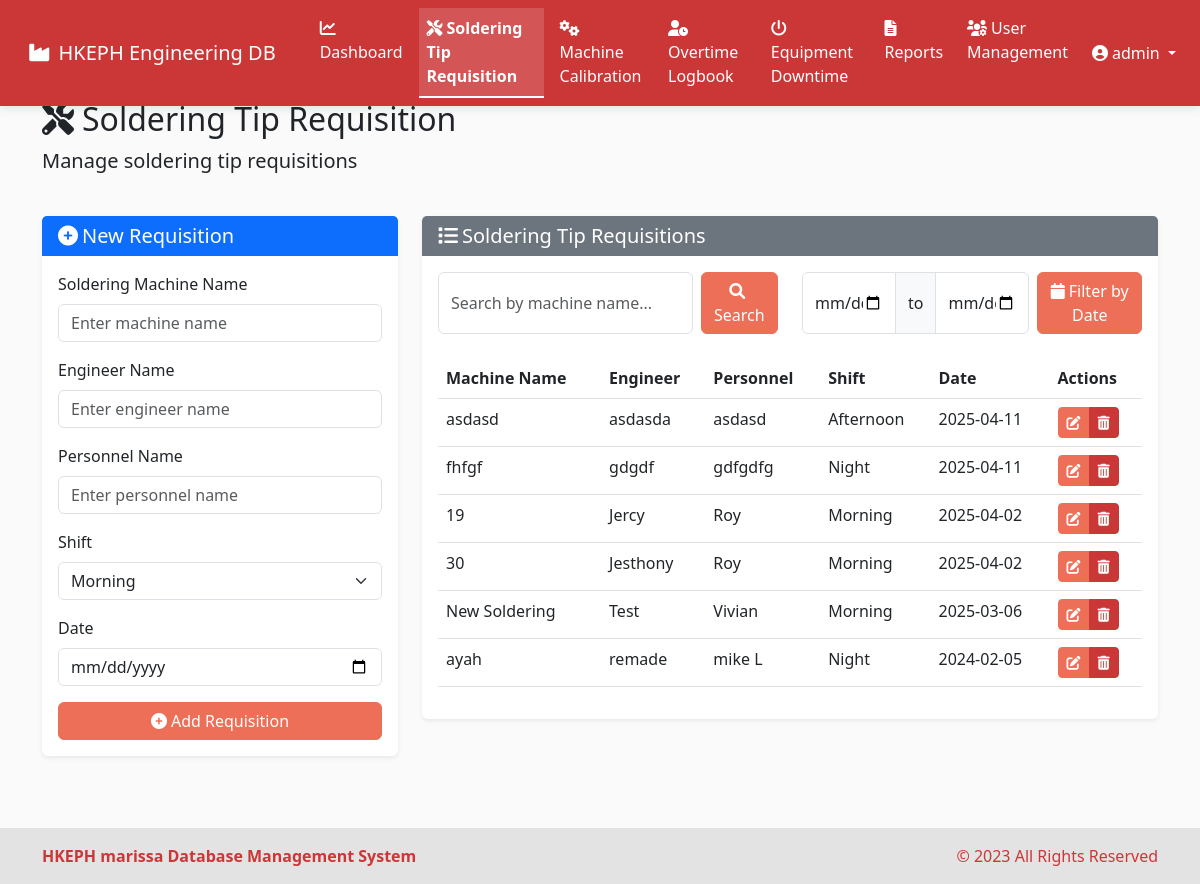
The app's page /soldering-tips (signed in) with its own data.
### models.py (models this page shows, shortened)
class User(UserMixin, db.Model):
    id = db.Column(db.Integer, primary_key=True)
    username = db.Column(db.String(64), unique=True, nullable=False)
    email = db.Column(db.String(120), unique=True, nullable=False)
    password_hash = db.Column(db.String(256), nullable=False)
    is_admin = db.Column(db.Boolean, default=False)
    date_created = db.Column(db.DateTime, default=datetime.utcnow)

class SolderingTip(db.Model):
    id = db.Column(db.Integer, primary_key=True)
    machine_name = db.Column(db.String(100), nullable=False)
    engineer_name = db.Column(db.String(100), nullable=False)
    personnel_name = db.Column(db.String(100), nullable=False)
    shift = db.Column(db.String(20), nullable=False)
    date = db.Column(db.DateTime, nullable=False)
    created_at = db.Column(db.DateTime, default=datetime.utcnow)

### routes.py (the view, shortened to what this page needs)
@app.route('/soldering-tips')
@login_required
def soldering_tips():
    search_query = request.args.get('search', '')
    start_date = request.args.get('start_date')
    end_date = request.args.get('end_date')
    query = SolderingTip.query
    if search_query:
        query = query.filter(
            SolderingTip.machine_name.ilike(f'%{search_query}%')
        )
    tips = query.order_by(SolderingTip.date.desc()).all()
    form = SolderingTipForm()
    return render_template('soldering_tip.html', tips=tips, form=form, search_query=search_query, start_date=start_date, end_date=end_date)

### forms.py
class SolderingTipForm(FlaskForm):
    machine_name = StringField('Machine Name', validators=[DataRequired(), Length(max=100)])
    engineer_name = StringField('Engineer Name', validators=[DataRequired(), Length(max=100)])
    personnel_name = StringField('Personnel Name', validators=[DataRequired(), Length(max=100)])
    shift = SelectField('Shift', choices=[('morning', 'Morning'), ('afternoon', 'Afternoon'), ('night', 'Night')], validators=[DataRequired()])
    date = DateField('Date', validators=[DataRequired()])

### app.py (called while the page is built)
@login_manager.user_loader
def load_user(user_id):
    return User.query.get(int(user_id))

### templates/soldering_tip.html (shortened to what this page needs)
{% extends 'base.html' %}
{% block content %}
<div class="row mb-4">
    <div class="col">
        <h2><i class="fas fa-tools me-2"></i>Soldering Tip Requisition</h2>
        <p class="lead">Manage soldering tip requisitions</p>
    </div>
</div>
<div class="row mb-4">
    <div class="col-md-4">
        <div class="card">
            <div class="card-header bg-primary text-white">
                <h5 class="mb-0">
                    {% if edit_tip %}
                    <i class="fas fa-edit me-1"></i>Edit Requisition
                    {% else %}
                    <i class="fas fa-plus-circle me-1"></i>New Requisition
                    {% endif %}
                </h5>
            </div>
            <div class="card-body">
                {% if edit_tip %}
                <form method="POST" action="{{ url_for('edit_soldering_tip', tip_id=edit_tip.id) }}">
                {% else %}
                <form method="POST" action="{{ url_for('add_soldering_tip') }}">
                {% endif %}
                    <div class="mb-3">
                        <label for="machine_name" class="form-label">Soldering Machine Name</label>
                        {{ form.machine_name(class="form-control", placeholder="Enter machine name") }}
                    </div>
                    <div class="mb-3">
                        <label for="engineer_name" class="form-label">Engineer Name</label>
                        {{ form.engineer_name(class="form-control", placeholder="Enter engineer name") }}
                    </div>
                    <div class="mb-3">
                        <label for="personnel_name" class="form-label">Personnel Name</label>
                        {{ form.personnel_name(class="form-control", placeholder="Enter personnel name") }}
                    </div>
                    <div class="mb-3">
                        <label for="shift" class="form-label">Shift</label>
                        {{ form.shift(class="form-select") }}
                    </div>
                    <div class="mb-3">
                        <label for="date" class="form-label">Date</label>
                        {{ form.date(class="form-control", type="date") }}
                    </div>
                    <div class="d-grid gap-2">
                        {% if edit_tip %}
                        <button type="submit" class="btn btn-primary">
                            <i class="fas fa-save me-1"></i>Update Requisition
                        </button>
                        <a href="{{ url_for('soldering_tips') }}" class="btn btn-secondary">
                            <i class="fas fa-times me-1"></i>Cancel
                        </a>
                        {% else %}
                        <button type="submit" class="btn btn-primary">
                            <i class="fas fa-plus-circle me-1"></i>Add Requisition
                        </button>
                        {% endif %}
                    </div>
                </form>
            </div>
        </div>
    </div>
    <div class="col-md-8">
        <div class="card">
            <div class="card-header bg-secondary text-white">
                <h5 class="mb-0"><i class="fas fa-list me-1"></i>Soldering Tip Requisitions</h5>
            </div>
            <div class="card-body">
                <div class="row mb-4">
                    <div class="col-md-6">
                        <form class="d-flex" method="GET" action="{{ url_for('soldering_tips') }}">
                            <input type="text" class="form-control me-2" name="search" placeholder="Search by machine name..." value="{{ search_query if search_query else '' }}">
                            <button class="btn btn-primary" type="submit">
                                <i class="fas fa-search me-1"></i>Search
                            </button>
                        </form>
                    </div>
                    <div class="col-md-6">
                        <form class="d-flex" method="GET" action="{{ url_for('soldering_tips') }}">
                            <div class="input-group me-2">
                                <input type="date" class="form-control" name="start_date" value="{{ start_date if start_date else '' }}">
                                <span class="input-group-text">to</span>
                                <input type="date" class="form-control" name="end_date" value="{{ end_date if end_date else '' }}">
                            </div>
                            <button class="btn btn-primary" type="submit">
                                <i class="fas fa-calendar me-1"></i>Filter by Date
                            </button>
                        </form>
                    </div>
                </div>
                <div class="table-responsive">
                    <table class="table table-hover">
                        <thead>
                            <tr>
                                <th>Machine Name</th>
                                <th>Engineer</th>
                                <th>Personnel</th>
                                <th>Shift</th>
                                <th>Date</th>
                                <th>Actions</th>
                            </tr>
                        </thead>
                        <tbody>
                            {% for tip in tips %}
                            <tr>
                                <td>{{ tip.machine_name }}</td>
                                <td>{{ tip.engineer_name }}</td>
                                <td>{{ tip.personnel_name }}</td>
                                <td>{{ tip.shift|capitalize }}</td>
                                <td>{{ tip.date.strftime('%Y-%m-%d') }}</td>
                                <td>
                                    <div class="btn-group btn-group-sm" role="group">
                                        <a href="{{ url_for('edit_soldering_tip', tip_id=tip.id) }}" class="btn btn-warning">
                                            <i class="fas fa-edit"></i>
                                        </a>
                                        <button type="button" class="btn btn-danger" data-bs-toggle="modal" data-bs-target="#deleteTipModal-{{ tip.id }}">
                                            <i class="fas fa-trash-alt"></i>
                                        </button>
                                    </div>
                                </td>
                            </tr>
                            {% endfor %}
                        </tbody>
                    </table>
                </div>
            </div>
        </div>
    </div>
</div>
{% endblock %}

### templates/base.html (shortened to what this page needs)
<!DOCTYPE html>
<html lang="en" data-bs-theme="light">
<head>
    <link href="https://cdn.jsdelivr.net/npm/bootstrap@5.3.0/dist/css/bootstrap.min.css" rel="stylesheet">
    <link rel="stylesheet" href="https://cdnjs.cloudflare.com/ajax/libs/font-awesome/6.0.0/css/all.min.css">
    <link rel="stylesheet" type="text/css" href="https://cdn.jsdelivr.net/npm/daterangepicker/daterangepicker.css" />
    <link rel="stylesheet" href="{{ url_for('static', filename='css/style.css') }}">
</head>
<body>
        <nav class="navbar navbar-expand-lg" style="background-color: var(--accent-secondary); color: white;">
            <div class="container-fluid">
                <a class="navbar-brand text-white" href="{{ url_for('dashboard') }}">
                    <i class="fas fa-industry me-2"></i>HKEPH Engineering DB
                </a>
                <div class="collapse navbar-collapse" id="navbarNav">
                    {% if current_user.is_authenticated %}
                    <ul class="navbar-nav">
                        <li class="nav-item">
                            <a class="nav-link text-white {% if request.path == url_for('dashboard') %}active fw-bold{% endif %}" href="{{ url_for('dashboard') }}">
                                <i class="fas fa-chart-line me-1"></i>Dashboard
                            </a>
                        </li>
                        <li class="nav-item">
                            <a class="nav-link text-white {% if request.path == url_for('soldering_tips') %}active fw-bold{% endif %}" href="{{ url_for('soldering_tips') }}">
                                <i class="fas fa-tools me-1"></i>Soldering Tip Requisition
                            </a>
                        </li>
                        <li class="nav-item">
                            <a class="nav-link text-white {% if request.path == url_for('machine_calibrations') %}active fw-bold{% endif %}" href="{{ url_for('machine_calibrations') }}">
                                <i class="fas fa-cogs me-1"></i>Machine Calibration
                            </a>
                        </li>
                        <li class="nav-item">
                            <a class="nav-link text-white {% if request.path == url_for('overtime_logbook') %}active fw-bold{% endif %}" href="{{ url_for('overtime_logbook') }}">
                                <i class="fas fa-user-clock me-1"></i>Overtime Logbook
                            </a>
                        </li>
                        <li class="nav-item">
                            <a class="nav-link text-white {% if request.path == url_for('equipment_downtime') %}active fw-bold{% endif %}" href="{{ url_for('equipment_downtime') }}">
                                <i class="fas fa-power-off me-1"></i>Equipment Downtime
                            </a>
                        </li>
                        <li class="nav-item">
                            <a class="nav-link text-white {% if request.path == url_for('reports') %}active fw-bold{% endif %}" href="{{ url_for('reports') }}">
                                <i class="fas fa-file-alt me-1"></i>Reports
                            </a>
                        </li>
                        {% if current_user.is_admin %}
                        <li class="nav-item">
                            <a class="nav-link text-white {% if request.path == url_for('user_management') %}active fw-bold{% endif %}" href="{{ url_for('user_management') }}">
                                <i class="fas fa-users-cog me-1"></i>User Management
                            </a>
                        </li>
                        {% endif %}
                    </ul>
                    <ul class="navbar-nav ms-auto">
                        <li class="nav-item dropdown">
                            <a class="nav-link dropdown-toggle text-white" href="#" id="navbarDropdown" role="button" data-bs-toggle="dropdown" aria-expanded="false">
                                <i class="fas fa-user-circle me-1"></i>{{ current_user.username }}
                            </a>
                        </li>
                    </ul>
                    {% endif %}
                </div>
            </div>
        </nav>
        <main class="container mt-4 mb-5">
            {% block content %}{% endblock %}
        </main>
        <footer style="background-color: var(--light-secondary); color: var(--accent-secondary); position: fixed; bottom: 0; width: 100%; padding: 1rem 0; z-index: 1020;">
            <div class="container">
                <div class="row align-items-center">
                    <div class="col-md-6 text-center text-md-start">
                        <strong>HKEPH marissa Database Management System</strong>
                    </div>
                    <div class="col-md-6 text-center text-md-end">
                        <p class="mb-0">&copy; 2023 All Rights Reserved</p>
                    </div>
                </div>
            </div>
        </footer>
    </body>
    </html>

### static/css/style.css (style rules this page uses)
:root { --light-bg: #FAFAFA; --light-secondary: #E3E3E3; --accent-primary: #EE6F57; --accent-secondary: #CB3737; }
body { padding-bottom: 20px; }
.card { border: none; box-shadow: 0 0.125rem 0.25rem rgba(0, 0, 0, 0.075); transition: all 0.3s ease; }
.card-header { border-bottom: none; }
.table th { font-weight: 600; border-top: none; }
.btn-primary { background-color: var(--accent-primary); border-color: var(--accent-primary); }
.btn-warning { background-color: var(--accent-primary); border-color: var(--accent-primary); color: white; }
.btn-danger { background-color: var(--accent-secondary); border-color: var(--accent-secondary); }
.btn-group > .btn { margin-right: 0; }

### templates/base.html (style rules this page uses)
body { background-color: var(--light-bg); padding-top: 76px; min-height: 100vh; margin: 0; position: relative; padding-bottom: 80px; }
main { min-height: calc(100vh - 156px); }
.navbar { position: fixed; top: 0; left: 0; right: 0; z-index: 1030; transition: all 0.3s ease; box-shadow: 0 2px 10px rgba(0, 0, 0, 0.1); background-color: var(--accent-secondary) !important; }
.navbar-nav .nav-link { transition: all 0.3s ease; position: relative; padding: 0.5rem 1rem; margin: 0 0.25rem; }
.navbar-nav .nav-link.active { background-color: rgba(255, 255, 255, 0.15) !important; border-bottom: 2px solid white; }
.navbar-nav .nav-link::before { content: ''; position: absolute; bottom: 0; left: 0; width: 0; height: 2px; background-color: white; transition: width 0.3s ease; }
.navbar-brand { transition: all 0.3s ease; padding: 0.5rem 1rem; }

### records on screen
User: username "admin"
SolderingTip: machine_name "asdasd", engineer_name "asdasda", personnel_name "asdasd", shift "Afternoon", date "2025-04-11"
SolderingTip: machine_name "fhfgf", engineer_name "gdgdf", personnel_name "gdfgdfg", shift "Night", date "2025-04-11"
SolderingTip: machine_name "19", engineer_name "Jercy", personnel_name "Roy", shift "Morning", date "2025-04-02"
SolderingTip: machine_name "30", engineer_name "Jesthony", personnel_name "Roy", shift "Morning", date "2025-04-02"
SolderingTip: machine_name "New Soldering", engineer_name "Test", personnel_name "Vivian", shift "Morning", date "2025-03-06"
SolderingTip: machine_name "ayah", engineer_name "remade", personnel_name "mike L", shift "Night", date "2024-02-05"
